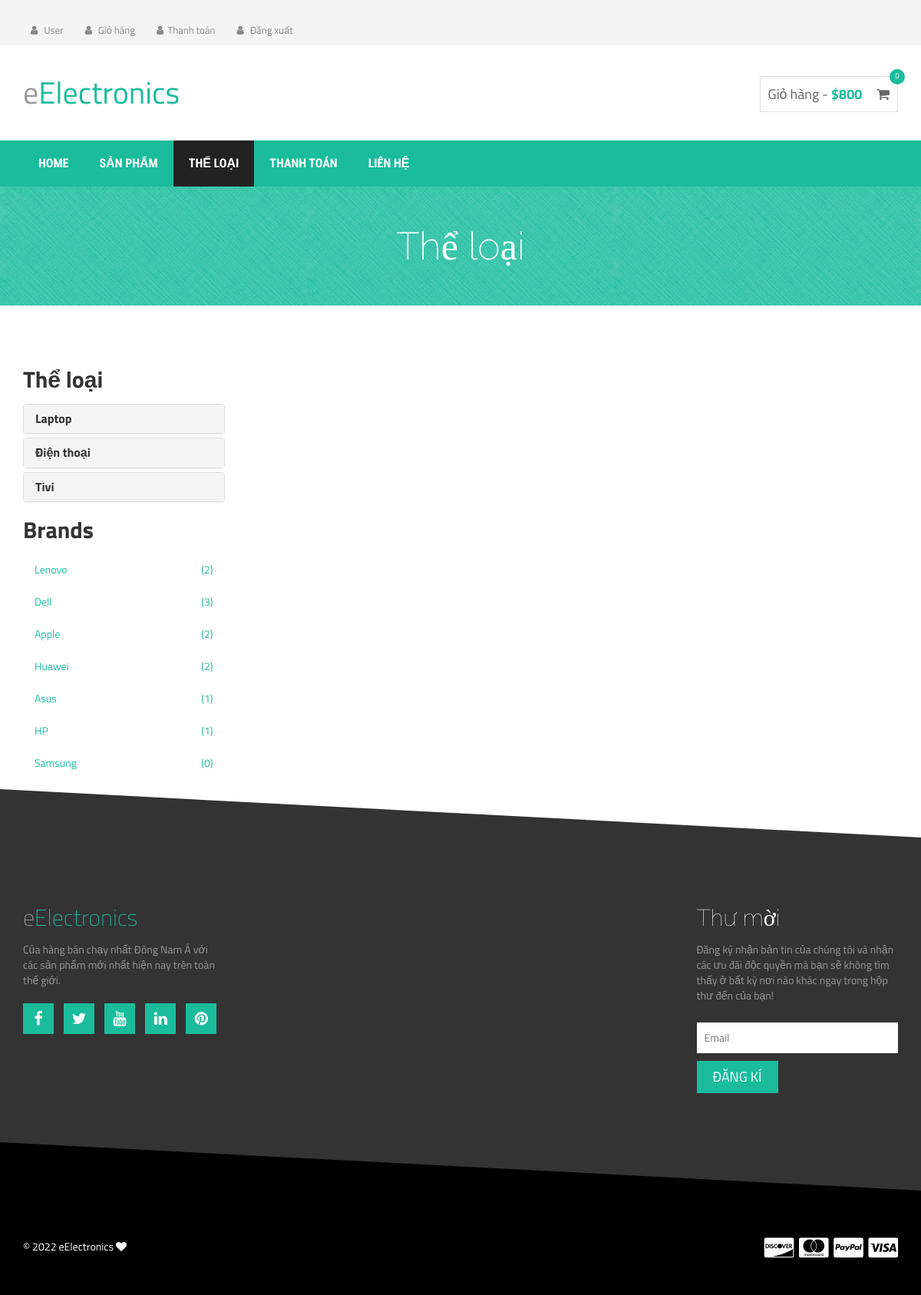
The app's page /home/category/ (signed in) with its own data.
### sanpham/models.py (models this page shows)
class LoaiSanPham(models.Model):
    id_loaisanpham = models.IntegerField(primary_key=True,null=False)
    tenloaisanpham = models.CharField(max_length=100)

class Hang(models.Model):
    id_hang = models.IntegerField(primary_key=True,null=False)
    tenhang = models.CharField(max_length=100)
    hinhanh = models.CharField(max_length=1000,null=True)
    loaisanpham = models.ForeignKey(LoaiSanPham, on_delete=models.CASCADE,default=1)

### sanpham/views.py (the view)
# urls.py: path('category/', views.category, name='category'),
def category(request):
    list_category = LoaiSanPham.objects.all()
    list_branch = list(Hang.objects.all())
    dem = []
    for i in list_branch:
        sp = SanPham.objects.filter(hang=i).count()
        print(sp)
        obj = {
            'id_hang': i.id_hang,
            'tenhang': i.tenhang,
            'dem' : sp
        }
        dem.append(obj)
    print(dem)
    return render(request,'category.html',{'list_category':list_category,'list_branch':dem})

### templates/category.html (shortened to what this page needs)
{% extends 'base.html'%} {% load static %} {%block contentblock%}
<div class="mainmenu-area">
  <div class="container">
    <div class="row">
      <div class="navbar-collapse collapse">
        <ul class="nav navbar-nav">
          <li><a href="{% url 'sanpham:home' %}">Home</a></li>
          <li>
            <a href="{% url 'sanpham:shop_page' %}">Sản phẩm</a>
          </li>
          <li class="active">
            <a href="{% url 'sanpham:category' %}">Thể loại</a>
          </li>
          <li><a href="checkout.html">Thanh toán</a></li>
          <li><a href="#">Liên hệ</a></li>
        </ul>
      </div>
    </div>
  </div>
</div>
<div class="product-big-title-area">
  <div class="container">
    <div class="row">
      <div class="col-md-12">
        <div class="product-bit-title text-center">
          <h2>Thể loại</h2>
        </div>
      </div>
    </div>
  </div>
</div>
<div class="single-product-area">
  <div class="zigzag-bottom"></div>
  <div class="container">
    <div class="row">
      <div class="col-md-3">
        <div class="left-sidebar">
          <h2>Thể loại</h2>
          <div class="panel-group category-products" id="accordian">
            {% for item in list_category%}
            <div class="panel panel-default">
              <div class="panel-heading">
                <h4 class="panel-title">
                  <a
                    href="{% url 'sanpham:list_category_product' item.id_loaisanpham %}"
                  >
                    {{item.tenloaisanpham}}
                  </a>
                </h4>
              </div>
            </div>
            {% endfor%}
          </div>
          <div class="brands_products">
            <h2>Brands</h2>
            <div class="brands-name">
              <ul class="nav nav-pills nav-stacked">
                {% for i in list_branch%}
                <li>
                  <a href="{% url 'sanpham:list_branch_product' i.id_hang %}">
                    <span class="pull-right">({{i.dem}})</span>{{i.tenhang}}</a
                  >
                </li>
                {% endfor %}
              </ul>
            </div>
          </div>
        </div>
      </div>
      <div class="col-md-8">
      </div>
    </div>
  </div>
</div>
{% endblock %}

### static/css/style.css (style rules this page uses)
h1, h2, h3, h4, h5, h6 { font-weight: 700; margin: 0 0 15px; }
body { font-family: "Titillium Web", sans-serif; }
.mainmenu-area { background: none repeat scroll 0 0 #1abc9c; font-family: "Roboto Condensed", sans-serif; text-transform: uppercase; width: 100%; z-index: 999; }
.mainmenu-area ul.navbar-nav li a { color: #fff; font-size: 16px; font-weight: 700; padding: 20px; }
.mainmenu-area ul.navbar-nav li:hover a, .mainmenu-area ul.navbar-nav li.active a { background: #222; }
.slider-area, .promo-area, .brands-area, .maincontent-area, .footer-top-area, .product-widget-area, .product-breadcroumb-area, .single-product-area { position: relative; overflow: hidden; }
.zigzag-bottom { background: none repeat scroll 0 0 #1abc9c; bottom: -80px; height: 165px; left: -5%; position: absolute; transform: rotate(3deg); width: 108%; z-index: 9; }
a { color: #1abc9c; }
.product-big-title-area { background: url(img/crossword.png) repeat scroll 0 0 #1abc9c; }
.product-bit-title h2 { font-family: raleway; font-size: 50px; font-weight: 200; margin: 0; padding: 50px 0; color: #fff; }
.single-product-area .zigzag-bottom { background-color: #333333; }
.single-product-area { padding: 80px 0 130px; }

### records on screen
LoaiSanPham: tenloaisanpham "Laptop"
LoaiSanPham: tenloaisanpham "Điện thoại"
LoaiSanPham: tenloaisanpham "Tivi"
Hang: tenhang "Lenovo"
Hang: tenhang "Dell"
Hang: tenhang "Apple"
Hang: tenhang "Huawei"
Hang: tenhang "Asus"
Hang: tenhang "HP"
Hang: tenhang "Samsung"

### other values on screen
{{ i.dem }} "2" "3" "2" "2" "1" "1" "0"
